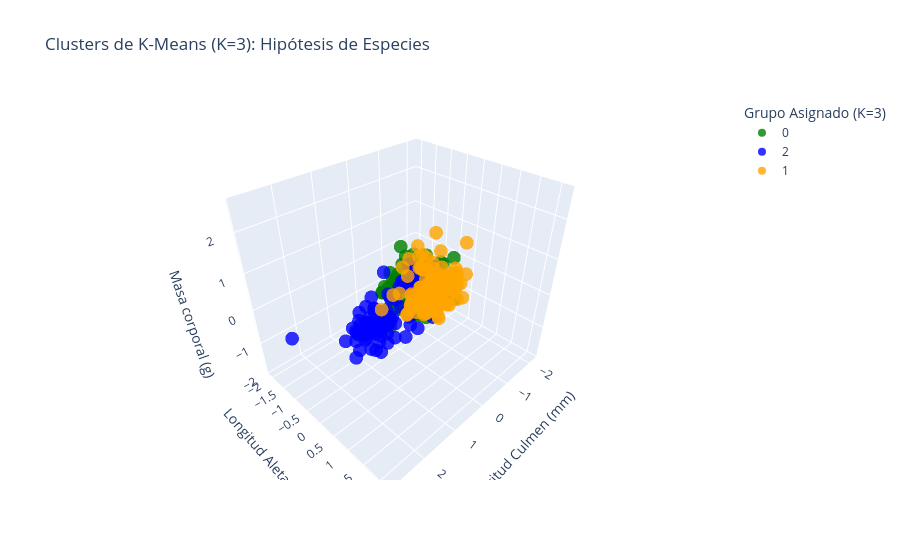

Notebook code for this chart:
### Markdown cell above
#### Visualización 3D:

### Code cell
colores_cluster = {0: 'green', 1: 'orange', 2: 'blue'}

fig_3 = px.scatter_3d(
    X_kmeans, # Usamos el DataFrame original de K=3
    x='Longitud Culmen (mm)',
    y='Longitud Aleta (mm)',
    z='Masa corporal (g)',
    color='cluster',
    color_discrete_map=colores_cluster,
    title='Clusters de K-Means (K=3): Hipótesis de Especies',
    labels={'cluster': 'Grupo Asignado (K=3)'},
    opacity=0.8
)
fig_3.show()
